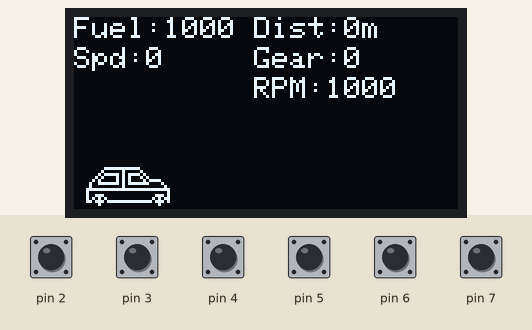
Recording of a sketch running on a simulated Arduino Leonardo, built with avr-gcc and run on an emulated ATmega32U4. On the bench: 128×64 one-colour display. Inputs (shaded band) come from the test bench; at power-on: pin 2–7 HIGH.

Above: at 1.2 s.
1.3 s: pin 5 pulled LOW for 0.15 s
At 1.93 s:
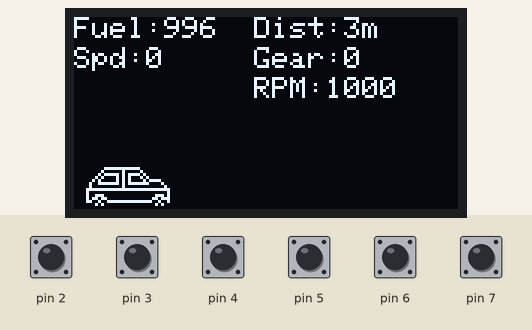
2.0 s: pin 2 pulled LOW for 1 s
At 2.7 s:
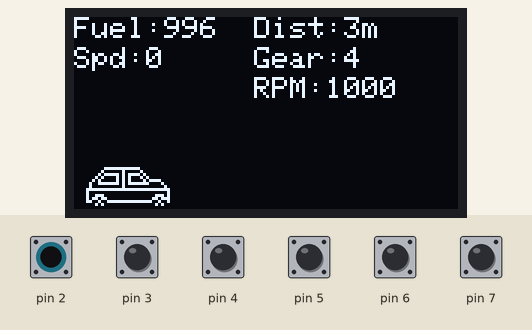
4.5 s: pin 5 pulled LOW for 1 s
At 5.5 s:
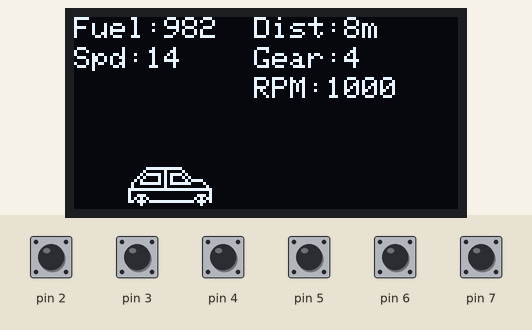
6.1 s: pin 3 pulled LOW for 0.15 s
At 6.65 s:
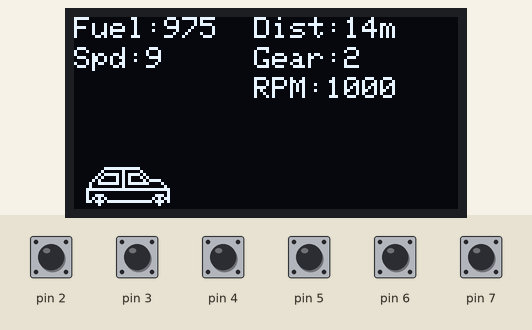
6.8 s: pin 2 pulled LOW for 0.15 s
At 7.05 s:
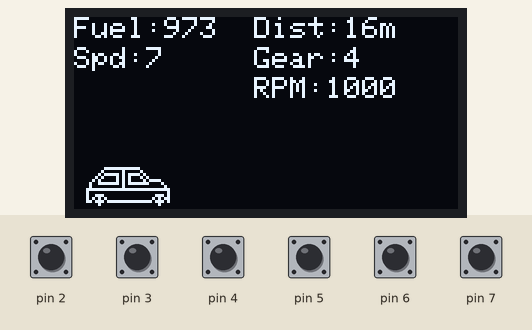
7.5 s: pin 3 pulled LOW for 1 s
At 9.2 s:
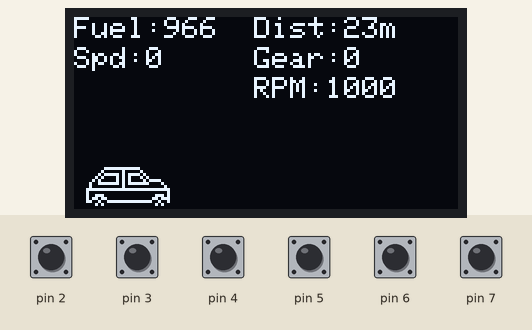
Timing chart, 0 to 10.7 s (numbered marks = the images above; inputs shaded):
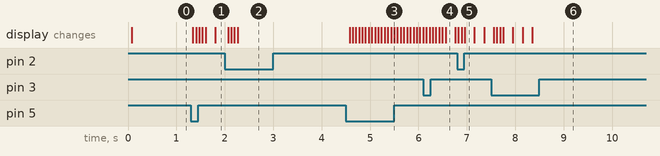

Measured:
- after the input at 1.3 s, the display: first changes at once (image 1 shows a later state)
- after the input at 2.0 s, the display: first changes after 0.07 s (image 2 shows a later state)
- after the input at 4.5 s, the display: first changes after 0.08 s (image 3 shows a later state)

The sketch:

DragRacer.ino
```cpp
/*
 Name:		DragRacer.ino
 Created:	7/2/2016 7:13:55 PM
 Author:	Slade

 To do:
 * Semi random drops of crate pickups
 * Get boost working
 * background road
 * Sign posts
 * Options screen
 * More pickups ?
 * Game Over when run out of fuel
 * Make the buggy bounce a bit - adjust buggyY up and down 1-2 pixels randomly.
 * Over rev damage
 * Gears / max revs & speed per gear
 * Different vehicles ? Unlikely, but worth considering
 * Fuel usage and distance a percentage of speed
*/

#include <arduboy.h>

Arduboy ab;

PROGMEM const unsigned char Buggy[][64] =
{
	{
		0x00, 0x00, 0x00, 0x00, 0x80, 0xe0, 0x90, 0x88, 0xb4, 0xaa, 0xa5, 0xa5, 0xa5, 0xa5, 0xbd, 0x81,
		0xff, 0x81, 0xbd, 0xa5, 0xa5, 0xa5, 0xaa, 0xb4, 0xa8, 0x90, 0x90, 0x90, 0x90, 0xa0, 0xc0, 0x80,
		0x00, 0x00, 0x00, 0x00, 0x0f, 0x08, 0x04, 0x0a, 0x1e, 0x0a, 0x04, 0x08, 0x08, 0x08, 0x08, 0x08,
		0x08, 0x08, 0x08, 0x08, 0x08, 0x08, 0x08, 0x08, 0x08, 0x08, 0x04, 0x0a, 0x1e, 0x0a, 0x04, 0x0f,
	},
	{
		0x00, 0x00, 0x00, 0x00, 0x80, 0xe0, 0x90, 0x88, 0xb4, 0xaa, 0xa5, 0xa5, 0xa5, 0xa5, 0xbd, 0x81,
		0xff, 0x81, 0xbd, 0xa5, 0xa5, 0xa5, 0xaa, 0xb4, 0xa8, 0x90, 0x90, 0x90, 0x90, 0xa0, 0xc0, 0x80,
		0x00, 0x00, 0x00, 0x00, 0x0f, 0x08, 0x04, 0x16, 0x0a, 0x16, 0x04, 0x08, 0x08, 0x08, 0x08, 0x08,
		0x08, 0x08, 0x08, 0x08, 0x08, 0x08, 0x08, 0x08, 0x08, 0x08, 0x04, 0x16, 0x0a, 0x16, 0x04, 0x0f,
	}
};

PROGMEM const unsigned char fuelPkUp[] =
{
	0xff, 0x81, 0xfd, 0x95, 0x85, 0x85, 0x81, 0xff,
};

PROGMEM const unsigned char boostPkUp[] =
{
	0xff, 0x81, 0xfd, 0xd5, 0xd5, 0xed, 0x81, 0xff,
};

PROGMEM const unsigned char repairPkUp[] =
{
	0xff, 0x81, 0xfd, 0x95, 0xb5, 0xc9, 0x81, 0xff,
};

PROGMEM const unsigned char sign1[] =
{
	0x00, 0x00, 0x00, 0x7c, 0x82, 0x01, 0x7d, 0x01,
	0x39, 0x45, 0x39, 0x82, 0x7c, 0x00, 0x00, 0x00,
	0x00, 0x00, 0x00, 0x00, 0x00, 0x01, 0x01, 0xff,
	0xff, 0x01, 0x01, 0x00, 0x00, 0x00, 0x00, 0x00,
};

PROGMEM const unsigned char sign2[] =
{
	0x00, 0x00, 0x00, 0x7c, 0xca, 0x65, 0x59, 0x01,
	0x39, 0x45, 0x39, 0x82, 0x7c, 0x00, 0x00, 0x00,
	0x00, 0x00, 0x00, 0x00, 0x00, 0x01, 0x01, 0xff,
	0xff, 0x01, 0x01, 0x00, 0x00, 0x00, 0x00, 0x00,
};

PROGMEM const unsigned char sign3[] =
{
	0x00, 0x00, 0x00, 0x7c, 0xc6, 0x55, 0x2d, 0x01,
	0x39, 0x45, 0x39, 0x82, 0x7c, 0x00, 0x00, 0x00,
	0x00, 0x00, 0x00, 0x00, 0x00, 0x01, 0x01, 0xff,
	0xff, 0x01, 0x01, 0x00, 0x00, 0x00, 0x00, 0x00,
};

PROGMEM const unsigned char sign4[] =
{
	0x00, 0x00, 0x00, 0x7c, 0xbe, 0x21, 0x79, 0x01,
	0x39, 0x45, 0x39, 0x82, 0x7c, 0x00, 0x00, 0x00,
	0x00, 0x00, 0x00, 0x00, 0x00, 0x01, 0x01, 0xff,
	0xff, 0x01, 0x01, 0x00, 0x00, 0x00, 0x00, 0x00,
};


int AnimNum = 0;	//Animation frame number
int buggyX = 0;		//Buggy X position
int buggyY = 50;	//Buggy Y position
int fuel = 1000;	//Fuel left
int distance = 0;	//Distance travelled
int rpm = 1000;		//Rev counter - too high = dead engine
int speed = 0;		//Current speed of the vehicle
int gear = 0;		//Current gear of the vehicle - limit to 4
int health = 3;		//Start with a good engine. 0=dead
bool turbo = false;	//Button A for turbo speed - race faster, burn fuel faster
int boost = 2;		//Booster multiplier - get rid of?

// the setup function runs once when you press reset or power the board
void setup() {
	ab.beginNoLogo(); //saves time when starting - uses less memory too. Change when ready for release.
	ab.setFrameRate(15); //May need to increase depending on how things go in the end.
}

// the loop function runs over and over again until power down or reset
void loop() {

	if (!ab.nextFrame()) { // if not time for the next frame
		return;
	}
	ab.clear();


	if (ab.pressed(A_BUTTON)) {
		turbo = true;
	}
	else
	{
		turbo = false;
	}

	if (ab.pressed(RIGHT_BUTTON)){//skip turb option for the moment.
		if (turbo) {
			//do something if the turbo is on
			// 3x fuel usage and 30% faster top speed 2x acceleration
			if (ab.everyXFrames(1)) {
				ab.setCursor(0, 20);
				ab.print("Turbo");
				ab.display();
			}
		}

		if (ab.everyXFrames(3)) {
			distance++; //increase distance
			AnimNum++;	//increase animation number
			if (AnimNum == 2) {
				AnimNum = 0;
			}
		}
		if (ab.everyXFrames(1)) {
			fuel--;		//decrease fuel
		}
		buggyX++;
		speed++;

		if (buggyX > 20) buggyX = 20;
		if (speed > 100) speed = 100;
	}

	if (ab.notPressed(RIGHT_BUTTON)) {
		if (speed > 0) {
			if (ab.everyXFrames(1)) {
				buggyX--;
				if (buggyX <= 0) buggyX = 0;
				if (speed <= 0) speed = 0;
			}
			if (ab.everyXFrames(3)) {
				distance++;
				AnimNum++;
				speed--;
				fuel--;
				if (AnimNum == 2) {
					AnimNum = 0;
				}
			}

		}
	}

	if (ab.pressed(UP_BUTTON)) {
		gear++;
		if (gear > 4){
			gear = 4;
		}
	}

	if (ab.pressed(DOWN_BUTTON)) {
		gear--;
		if (gear < 0) {
			gear = 0;
		}
	}

	ab.setCursor(0, 0);
	char a[16];
	sprintf(a,"Fuel:%u", fuel);
	ab.print(a);
	ab.setCursor(0, 10);
	char b[16];
	sprintf(b, "Spd:%u", speed);
	ab.print(b);
	ab.setCursor(60, 0);
	char t[16];
	sprintf(t, "Dist:%um", distance);
	ab.print(t);
	ab.setCursor(60, 10);
	char g[16];
	sprintf(g, "Gear:%u", gear);
	ab.print(g);
	ab.setCursor(60, 20);
	char r[16];
	sprintf(r, "RPM:%u", rpm);
	ab.print(r);
	ab.drawBitmap(buggyX, buggyY, Buggy[AnimNum], 32, 16, WHITE);
	ab.display();

}

void CheckSpeed() {	//Currently not used at all.
	if (speed > 0) {
		if (ab.everyXFrames(3)) {
			distance++;
			AnimNum++;
			if (AnimNum == 2) {
				AnimNum = 0;
			}
		}
		if (ab.everyXFrames(5)) {
			fuel--;
		}
	}
}
```
